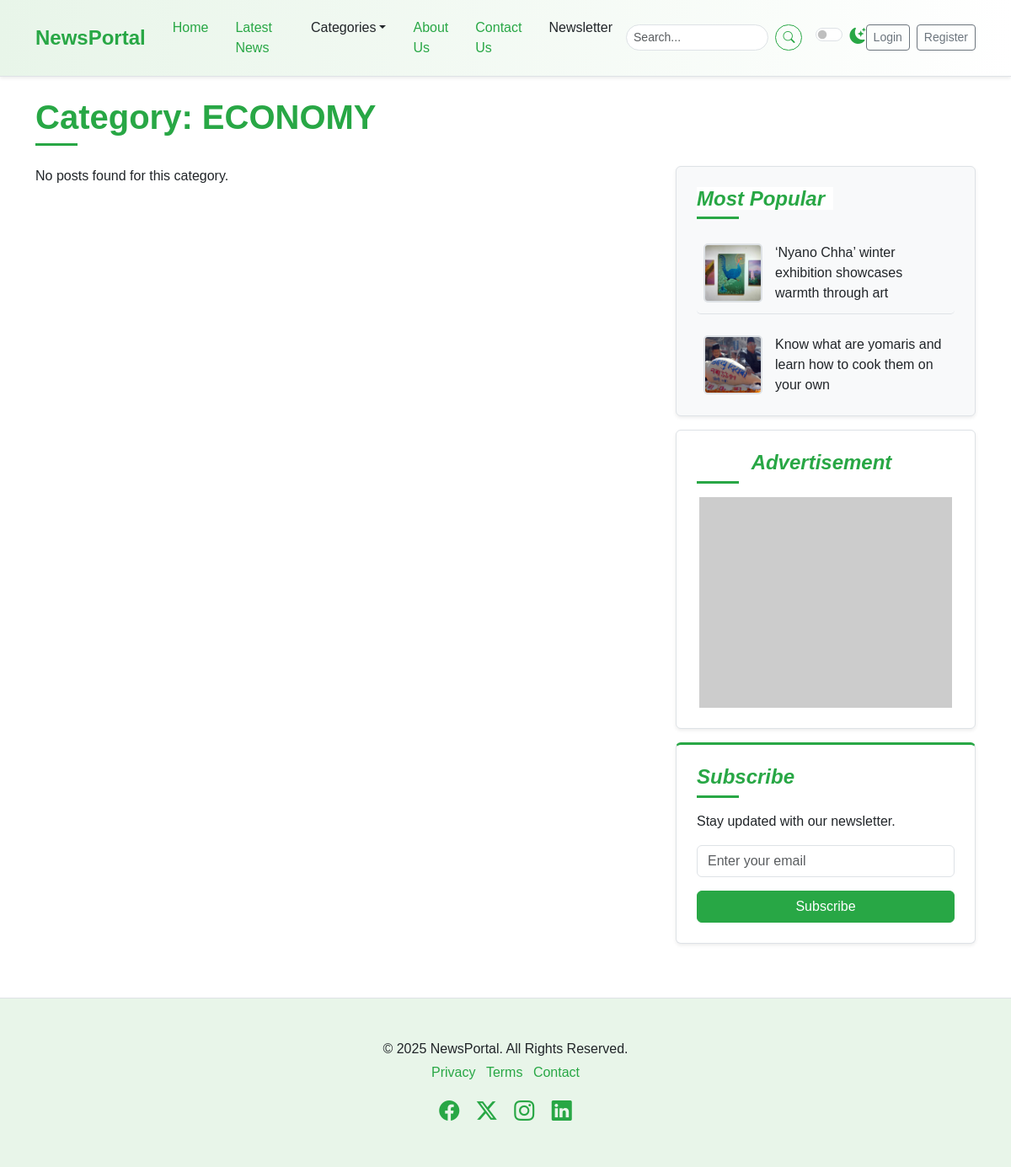
The app's page /category/2/, older data.
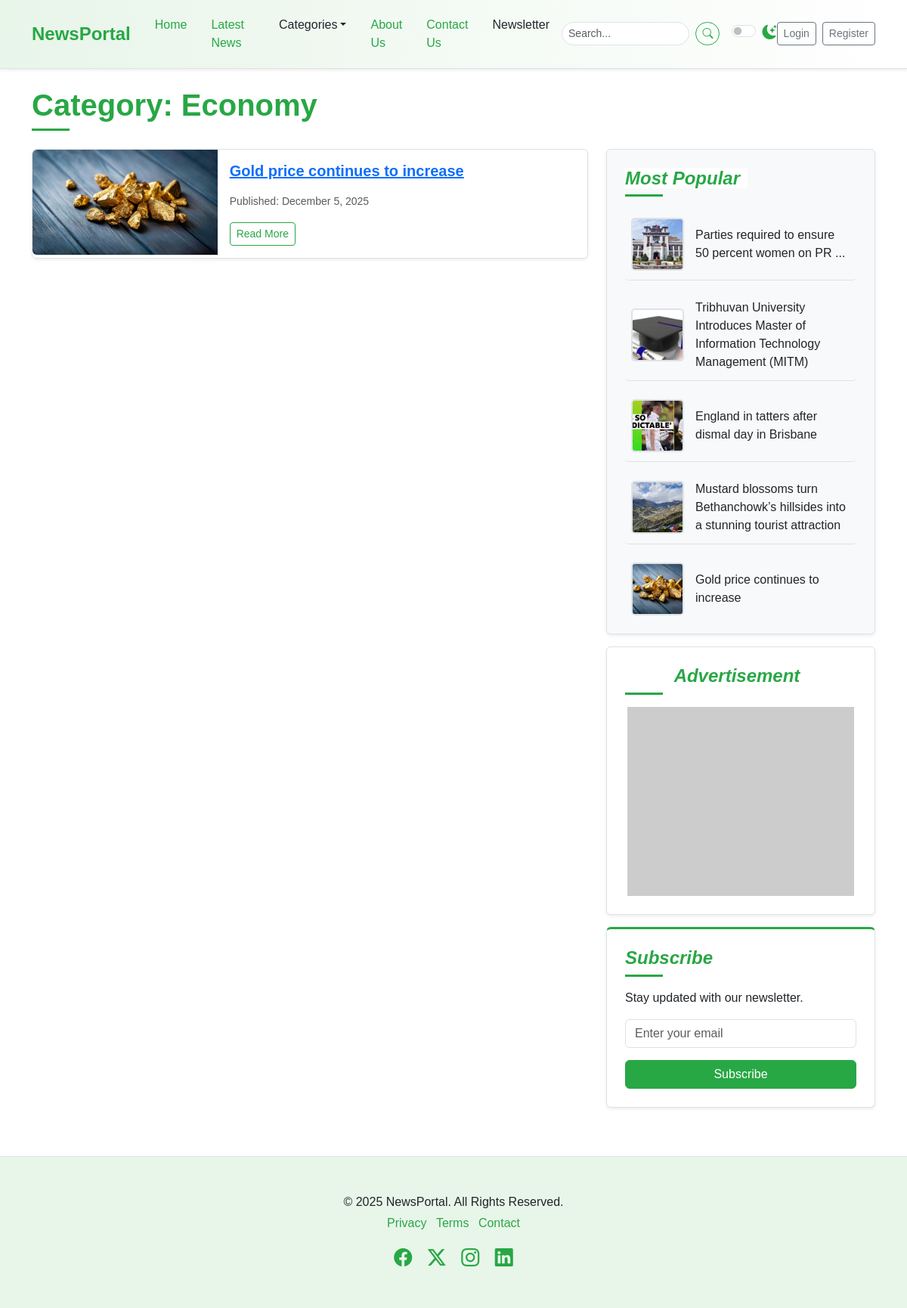
The same page, newer data.
### newspaper/models.py (models this page shows, shortened)
class TimeStampModel(models.Model):
    created_at = models.DateTimeField(auto_now_add=True)
    updated_at = models.DateTimeField(auto_now=True)
    class Meta:
        abstract = True

class Category(TimeStampModel):
    name = models.CharField(max_length=100)
    icon = models.CharField(max_length=100, null=True, blank=True)
    description = models.TextField(null=True, blank=True)
    class Meta:
        ordering = ["name"]
        verbose_name = "category"
        verbose_name_plural = "categories"

class Post(TimeStampModel):
    STATUS_CHOICES = [
        ("active", "Active"),
        ("in_active", "Inactive"),
    ]
    title =models.CharField(max_length=200)
    content = HTMLField()
    featured_image = models.ImageField(upload_to="post_images/%Y/%m/%d", blank=False)
    author = models.ForeignKey("auth.User", on_delete=models.CASCADE)
    status = models.CharField(max_length=20, choices=STATUS_CHOICES, default="active")
    views_count = models.PositiveBigIntegerField(default=0)
    is_breaking_news = models.BooleanField(default=False)
    published_at = models.DateTimeField(null=True, blank=True)
    category = models.ForeignKey(Category, on_delete=models.CASCADE)
    tag = models.ManyToManyField(Tag)

### newspaper/views.py (the view)
# urls.py: path("category/<int:pk>/", views.CategoryPostsView.as_view(), name="category-posts"),
class CategoryPostsView(SidebarMixin, ListView):
    model = Post
    template_name = "newsportal/list/category_posts.html"
    context_object_name = "posts"
    paginate_by = 1
    def get_queryset(self):
        category_id = self.kwargs["pk"]
        return Post.objects.filter(
            published_at__isnull=False,
            status="active",
            category__id=category_id
        ).order_by("-published_at")
    def get_context_data(self, **kwargs):
        context = super().get_context_data(**kwargs)
        context["category"] = Category.objects.get(pk=self.kwargs["pk"])
        return context

### newspaper/nav.py (called while the page is built)
def navigation(request):
    categories = Category.objects.all()[:4]
    return {"categories": categories}

### newspaper/views.py (called while the page is built)
    def get_context_data(self, **kwargs):
        context = super().get_context_data(**kwargs)
        context["popular_posts"] = Post.objects.filter(
            published_at__isnull=False, status="active"
        ).order_by("-published_at")[:5]
        context["categories"] = Category.objects.all()
        context["tags"] = Tag.objects.all()
        context["advertisement"] = (
            Advertisement.objects.all().order_by("-created_at").first()
        )
        return context

### templates/newsportal/list/category_posts.html (shortened to what this page needs)
{% extends "newsportal/base.html" %}
{% block content %}
<div class="container mt-4">
    <h1 class="mb-4 section-title">
        <span>Category: <span class="category-name-placeholder">{{ category.name }}</span></span>
    </h1>
    <div class="row">
        <div class="col-lg-8">
            {% for post in posts %}
            <div class="card mb-4 shadow-sm news-list-item">
                <div class="row g-0">
                    <div class="col-md-4">
                        <img src="{{ post.featured_image.url }}" class="img-fluid rounded-start" alt="{{ post.title }}">
                    </div>
                    <div class="col-md-8">
                        <div class="card-body">
                            <h5 class="card-title">
                                <a href="{% url 'post-detail' post.pk %}">{{ post.title }}</a>
                            </h5>
                            <p class="card-text">
                                <small class="text-muted">Published: {{ post.published_at|date:"F j, Y" }}</small>
                            </p>
                            <a href="{% url 'post-detail' post.pk %}" class="btn btn-outline-success btn-sm">Read More</a>
                        </div>
                    </div>
                </div>
            </div>
            {% empty %}
            <p>No posts found for this category.</p>
            {% endfor %}
        </div>
        <div class="col-lg-4">
            <div class="position-sticky sticky-sidebar-offset">
                <div class="p-4 mb-3 bg-light rounded sidebar-widget shadow-sm">
                    <h4 class="fst-italic section-title"><span>Most Popular</span></h4>
                    <ul class="list-unstyled mb-0 popular-list">
                        {% for post in popular_posts %}
                        <li>
                            <img src="{{ post.featured_image.url }}" alt="{{ post.title }}" width="55" height="55">
                            <a href="{% url 'post-detail' post.pk %}">{{ post.title }}</a>
                        </li>
                        {% endfor %}
                    </ul>
                </div>
                <div class="p-4 mb-3 rounded sidebar-widget shadow-sm text-center">
                    <h4 class="fst-italic section-title"><span>Advertisement</span></h4>
                    <img src="https://placehold.co/300x250/e8f5e9/333333?text=Ad+Banner" class="img-fluid" alt="Advertisement">
                </div>
                <div class="p-4 mb-3 rounded sidebar-widget newsletter-widget shadow-sm">
                    <h4 class="fst-italic section-title"><span>Subscribe</span></h4>
                    <p>Stay updated with our newsletter.</p>
                    <form>
                        <div class="mb-3">
                            <input type="email" class="form-control" id="newsletterEmailCategory" placeholder="Enter your email">
                        </div>
                        <button type="submit" class="btn btn-success w-100">Subscribe</button>
                    </form>
                </div>
            </div>
        </div>
    </div>
</div>
{% endblock %}

### templates/newsportal/base.html (shortened to what this page needs)
{% load static %}
<!DOCTYPE html>
<html lang="en" data-bs-theme="light">
<head>
  <link href="{% static 'css/bootstrap.min.css' %}" rel="stylesheet" />
  <link rel="stylesheet" href="https://cdn.jsdelivr.net/npm/bootstrap-icons@1.11.3/font/bootstrap-icons.min.css" />
  <link rel="stylesheet" href="{% static 'css/style.css' %}" />
</head>
<body>
  {% include "newsportal/nav.html" %}
  {% block content %}
  {% endblock content %}
  {% include "newsportal/footer.html" %}
</body>
</html>

### templates/newsportal/nav.html (shortened to what this page needs)
<nav class="navbar navbar-expand-lg sticky-top elegant-navbar">
  <div class="container">
    <a class="navbar-brand fw-bold" href="/">NewsPortal</a>
    <div class="collapse navbar-collapse" id="navbarNavDropdown">
      <ul class="navbar-nav me-auto mb-2 mb-lg-0">
        <li class="nav-item">
          <a class="nav-link active" aria-current="page" href="/">Home</a>
        </li>
        <li class="nav-item">
          <a class="nav-link" href="{% url 'post-list' %}">Latest News</a>
        </li>
        <li class="nav-item dropdown">
          <a class="nav-link dropdown-toggle" href="#" role="button" data-bs-toggle="dropdown"
            aria-expanded="false">Categories</a>
        </li>
        <li class="nav-item">
          <a class="nav-link" href="{% url 'about' %}">About Us</a>
        </li>
        <li class="nav-item">
          <a class="nav-link" href="{% url 'contact' %}">Contact Us</a>
        </li>
        <li class="nav-item">
          <a class="nav-link" href="#newsletter-section">Newsletter</a>
        </li>
      </ul>
      <form class="d-flex me-3" role="search" method="get" action="{% url 'search' %}">
        <input class="form-control form-control-sm me-2" name="query" type="search" placeholder="Search..." aria-label="Search" />
        <button class="btn btn-outline-success btn-sm" type="submit">
          <i class="bi bi-search"></i>
        </button>
      </form>
      <div class="form-check form-switch">
        <input class="form-check-input" type="checkbox" role="switch" id="darkModeSwitch" />
        <label class="form-check-label" for="darkModeSwitch">
          <i class="bi bi-moon-stars-fill"></i>
        </label>
      </div>
       <div class="navbar-nav ms-auto d-flex align-items-center">
        {% if user.is_authenticated %}
          <span class="navbar-text me-3">Welcome {{ user.username }}!</span>
          <form method="post" action="{% url 'accounts:logout' %}" class="d-inline">
            {% csrf_token %}
            <button type="submit" class="btn btn-outline-secondary btn-sm">Logout</button>
          </form>
        {% else %}
         <a href="{% url 'accounts:login' %}"
         class="btn btn-outline-secondary btn-sm me-2">Login</a>
         <a href="{% url 'accounts:register' %}" class="btn btn-outline-secondary btn-sm">Register</a>
        {% endif %}
       </div>
    </div>
  </div>
</nav>

### templates/newsportal/footer.html
    <footer class="py-5 mt-5 elegant-footer">
      <div class="container text-center">
        <p class="mb-1">&copy; 2025 NewsPortal. All Rights Reserved.</p>
        <ul class="list-inline">
          <li class="list-inline-item">
            <a href="#">Privacy</a>
          </li>
          <li class="list-inline-item">
            <a href="#">Terms</a>
          </li>
          <li class="list-inline-item">
            <a href="#">Contact</a>
          </li>
        </ul>
        <div class="social-icons mt-3">
          <a href="#" class="text-decoration-none me-3"><i class="bi bi-facebook fs-4"></i></a>
          <a href="#" class="text-decoration-none me-3"><i class="bi bi-twitter-x fs-4"></i></a>
          <a href="#" class="text-decoration-none me-3"><i class="bi bi-instagram fs-4"></i></a>
          <a href="#" class="text-decoration-none"><i class="bi bi-linkedin fs-4"></i></a>
        </div>
      </div>
    </footer>

Row changes from the older to the newer data that the page shows:
no longer on this page (row unchanged): Post: featured_image (picture), title "‘Nyano Chha’ winter exhibition showcases warmth through art", shown under "Most Popular"
no longer on this page (row unchanged): Post: featured_image (picture), title "Know what are yomaris and learn how to cook them on your own", shown under "Most Popular"
changed Category: name "ECONOMY" → "Economy"
added Post: featured_image (picture), title "Gold price continues to increase", published_at "December 5, 2025"
added Post: featured_image (picture), title "Parties required to ensure 50 percent women on PR ...", shown under "Most Popular"
added Post: featured_image (picture), title "Tribhuvan University Introduces Master of Information Technology Management (MITM)", shown under "Most Popular"
added Post: featured_image (picture), title "England in tatters after dismal day in Brisbane", shown under "Most Popular"
added Post: featured_image (picture), title "Mustard blossoms turn Bethanchowk’s hillsides into a stunning tourist attraction", shown under "Most Popular"
Text that changed along with them:
text no longer shown: "No posts found for this category."
